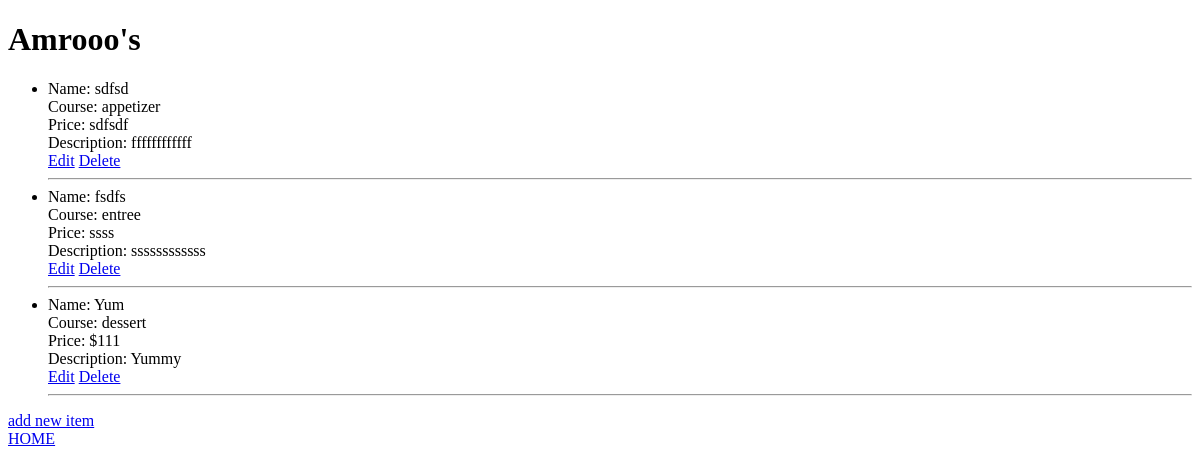
Page /restaurants/10/menu/ on the earlier database version.
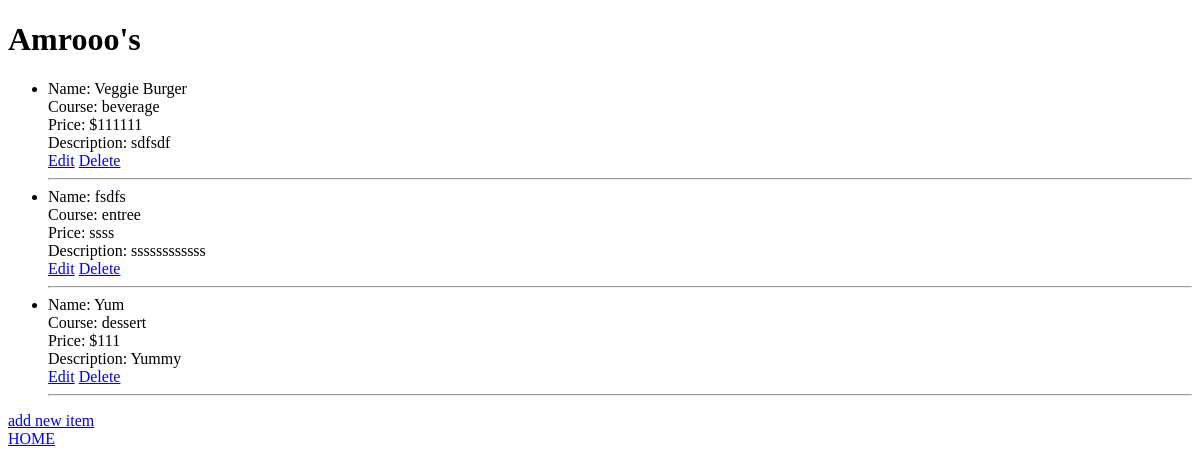
Same page on the later database version.
### database/db_setup.py (models this page shows)
class Restaurant(Base):
	__tablename__ = 'restaurant'
	id = Column(Integer, primary_key = True)
	name = Column(String(80), nullable = False)
	menu_items = relationship("MenuItem")

class MenuItem(Base):
	__tablename__ = 'menu_item'
	id = Column(Integer, primary_key = True)
	name = Column(String(80), nullable = False)
	course = Column(String(250))
	description = Column(String(250))
	price = Column(String(8))
	restaurant_id = Column(Integer, ForeignKey('restaurant.id'))
	restaurant = relationship("Restaurant")

### flask_server/flask_server.py (the view)
@app.route('/restaurants/<int:restaurant_id>/')
@app.route('/restaurants/<int:restaurant_id>/menu/')
def restaurant_menu(restaurant_id):
    restaurant = session.query(Restaurant).filter_by(id=restaurant_id).one()
    menu_items = session.query(MenuItem).filter_by(restaurant_id=restaurant_id).all()
    return render_template('restaurant_menu.html', restaurant=restaurant, menu_items=menu_items)

### flask_server/templates/restaurant_menu.html (shortened to what this page needs)
<!DOCTYPE html>
<html lang="en">
<head>
</head>
<body>
  <h1>{{ restaurant.name }}</h1>
  <ul>
    {% for item in menu_items %}
    <li>
      Name: {{ item.name }} <br>
      Course: {{ item.course }} <br>
      Price: {{ item.price }} <br>
      Description: {{ item.description }} <br>
      <a href="{{ url_for('edit_menu_item', restaurant_id=restaurant.id, item_id=item.id) }}">Edit</a>
      <a href="{{ url_for('delete_menu_item', restaurant_id=restaurant.id, item_id=item.id) }}">Delete</a>
      <hr>
    </li>
    {% endfor %}
  </ul>
  <a href="{{ url_for('add_menu_item', restaurant_id=restaurant.id) }}">add new item</a>
  <br>
  <a href="{{ url_for('index') }}">HOME</a>
</body>
</html>

Differences in the rows shown:
changed MenuItem "sdfsdf": name "sdfsd" → "Veggie Burger"; course "appetizer" → "beverage"; price "sdfsdf" → "$111111"; description "ffffffffffff" → "sdfsdf"
